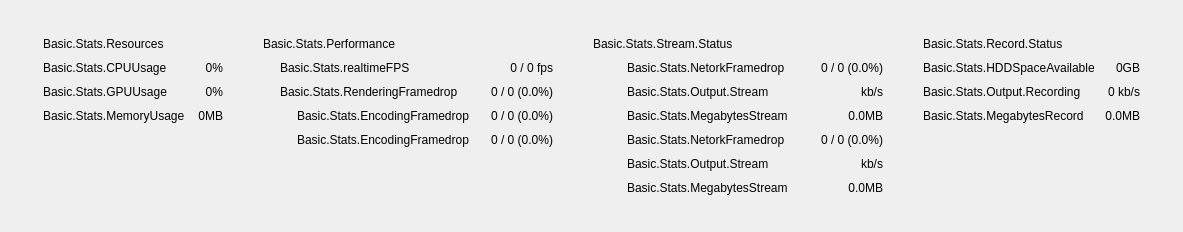
<?xml version="1.0" encoding="UTF-8"?>
<ui version="4.0">
 <class>PLSBasicStatusPanel</class>
 <widget class="QWidget" name="PLSBasicStatusPanel">
  <property name="geometry">
   <rect>
    <x>0</x>
    <y>0</y>
    <width>1183</width>
    <height>232</height>
   </rect>
  </property>
  <property name="sizePolicy">
   <sizepolicy hsizetype="Preferred" vsizetype="Preferred">
    <horstretch>0</horstretch>
    <verstretch>0</verstretch>
   </sizepolicy>
  </property>
  <property name="windowTitle">
   <string>Form</string>
  </property>
  <layout class="QVBoxLayout" name="verticalLayout">
   <property name="spacing">
    <number>0</number>
   </property>
   <property name="leftMargin">
    <number>0</number>
   </property>
   <property name="topMargin">
    <number>0</number>
   </property>
   <property name="rightMargin">
    <number>0</number>
   </property>
   <property name="bottomMargin">
    <number>0</number>
   </property>
   <item>
    <spacer name="verticalSpacer">
     <property name="orientation">
      <enum>Qt::Vertical</enum>
     </property>
     <property name="sizeHint" stdset="0">
      <size>
       <width>20</width>
       <height>0</height>
      </size>
     </property>
    </spacer>
   </item>
   <item>
    <layout class="QHBoxLayout" name="horizontalLayout_2">
     <property name="spacing">
      <number>0</number>
     </property>
     <item>
      <spacer name="horizontalSpacer">
       <property name="orientation">
        <enum>Qt::Horizontal</enum>
       </property>
       <property name="sizeHint" stdset="0">
        <size>
         <width>0</width>
         <height>20</height>
        </size>
       </property>
      </spacer>
     </item>
     <item>
      <widget class="QWidget" name="stateContainer" native="true">
       <layout class="QHBoxLayout" name="horizontalLayout">
        <property name="spacing">
         <number>40</number>
        </property>
        <property name="leftMargin">
         <number>30</number>
        </property>
        <property name="topMargin">
         <number>28</number>
        </property>
        <property name="rightMargin">
         <number>30</number>
        </property>
        <property name="bottomMargin">
         <number>28</number>
        </property>
        <item>
         <layout class="QVBoxLayout" name="verticalLayout_2">
          <property name="spacing">
           <number>0</number>
          </property>
          <item>
           <layout class="QGridLayout" name="gridLayout_5">
            <property name="spacing">
             <number>10</number>
            </property>
            <item row="1" column="1">
             <widget class="QLabel" name="cpuUsage">
              <property name="sizePolicy">
               <sizepolicy hsizetype="Expanding" vsizetype="Preferred">
                <horstretch>0</horstretch>
                <verstretch>0</verstretch>
               </sizepolicy>
              </property>
              <property name="text">
               <string>0%</string>
              </property>
              <property name="alignment">
               <set>Qt::AlignRight|Qt::AlignTrailing|Qt::AlignVCenter</set>
              </property>
             </widget>
            </item>
            <item row="3" column="1">
             <widget class="QLabel" name="memoryUsage">
              <property name="sizePolicy">
               <sizepolicy hsizetype="Preferred" vsizetype="Preferred">
                <horstretch>0</horstretch>
                <verstretch>0</verstretch>
               </sizepolicy>
              </property>
              <property name="text">
               <string>0MB</string>
              </property>
              <property name="alignment">
               <set>Qt::AlignRight|Qt::AlignTrailing|Qt::AlignVCenter</set>
              </property>
             </widget>
            </item>
            <item row="3" column="0">
             <widget class="QLabel" name="memoryUsageLabel">
              <property name="text">
               <string>Basic.Stats.MemoryUsage</string>
              </property>
             </widget>
            </item>
            <item row="2" column="0">
             <widget class="QLabel" name="gpuUsageLabel">
              <property name="text">
               <string>Basic.Stats.GPUUsage</string>
              </property>
             </widget>
            </item>
            <item row="1" column="0">
             <widget class="QLabel" name="cpuUsageLabel">
              <property name="text">
               <string>Basic.Stats.CPUUsage</string>
              </property>
             </widget>
            </item>
            <item row="2" column="1">
             <widget class="QLabel" name="gpuUsage">
              <property name="sizePolicy">
               <sizepolicy hsizetype="Preferred" vsizetype="Preferred">
                <horstretch>0</horstretch>
                <verstretch>0</verstretch>
               </sizepolicy>
              </property>
              <property name="text">
               <string>0%</string>
              </property>
              <property name="alignment">
               <set>Qt::AlignRight|Qt::AlignTrailing|Qt::AlignVCenter</set>
              </property>
             </widget>
            </item>
            <item row="0" column="0" colspan="2">
             <widget class="QLabel" name="resourcesHdr">
              <property name="styleSheet">
               <string notr="true">min-width: 180;</string>
              </property>
              <property name="text">
               <string>Basic.Stats.Resources</string>
              </property>
             </widget>
            </item>
           </layout>
          </item>
          <item>
           <spacer name="verticalSpacer_3">
            <property name="orientation">
             <enum>Qt::Vertical</enum>
            </property>
            <property name="sizeHint" stdset="0">
             <size>
              <width>0</width>
              <height>0</height>
             </size>
            </property>
           </spacer>
          </item>
         </layout>
        </item>
        <item>
         <layout class="QVBoxLayout" name="verticalLayout_3">
          <property name="spacing">
           <number>0</number>
          </property>
          <item>
           <layout class="QGridLayout" name="gridLayout_6">
            <property name="spacing">
             <number>10</number>
            </property>
            <item row="1" column="0">
             <widget class="QLabel" name="realtimeFramerateState"/>
            </item>
            <item row="3" column="2">
             <widget class="QLabel" name="encodingFramedrop">
              <property name="text">
               <string>0 / 0 (0.0%)</string>
              </property>
              <property name="alignment">
               <set>Qt::AlignRight|Qt::AlignTrailing|Qt::AlignVCenter</set>
              </property>
              <property name="active" stdset="0">
               <bool>false</bool>
              </property>
             </widget>
            </item>
            <item row="1" column="2">
             <widget class="QLabel" name="realtimeFramerate">
              <property name="sizePolicy">
               <sizepolicy hsizetype="Expanding" vsizetype="Preferred">
                <horstretch>0</horstretch>
                <verstretch>0</verstretch>
               </sizepolicy>
              </property>
              <property name="text">
               <string>0 / 0 fps</string>
              </property>
              <property name="alignment">
               <set>Qt::AlignRight|Qt::AlignTrailing|Qt::AlignVCenter</set>
              </property>
             </widget>
            </item>
            <item row="3" column="1">
             <layout class="QHBoxLayout" name="horizontalLayout_4">
              <item>
               <widget class="QLabel" name="encodingFramedropImage">
                <property name="active" stdset="0">
                 <bool>false</bool>
                </property>
               </widget>
              </item>
              <item>
               <widget class="QLabel" name="encodingFramedropLabel">
                <property name="sizePolicy">
                 <sizepolicy hsizetype="Preferred" vsizetype="Expanding">
                  <horstretch>0</horstretch>
                  <verstretch>0</verstretch>
                 </sizepolicy>
                </property>
                <property name="text">
                 <string>Basic.Stats.EncodingFramedrop</string>
                </property>
                <property name="active" stdset="0">
                 <bool>false</bool>
                </property>
               </widget>
              </item>
             </layout>
            </item>
            <item row="2" column="0">
             <widget class="QLabel" name="renderingFramedropState"/>
            </item>
            <item row="0" column="0" colspan="3">
             <widget class="QLabel" name="performanceHdr">
              <property name="sizePolicy">
               <sizepolicy hsizetype="Preferred" vsizetype="Expanding">
                <horstretch>0</horstretch>
                <verstretch>0</verstretch>
               </sizepolicy>
              </property>
              <property name="styleSheet">
               <string notr="true">min-width: 290;</string>
              </property>
              <property name="text">
               <string>Basic.Stats.Performance</string>
              </property>
              <property name="alignment">
               <set>Qt::AlignLeading|Qt::AlignLeft|Qt::AlignVCenter</set>
              </property>
             </widget>
            </item>
            <item row="3" column="0">
             <widget class="QLabel" name="encodingFramedropState">
              <property name="active" stdset="0">
               <bool>false</bool>
              </property>
             </widget>
            </item>
            <item row="1" column="1">
             <widget class="QLabel" name="realtimeFramerateLabel">
              <property name="sizePolicy">
               <sizepolicy hsizetype="Preferred" vsizetype="Expanding">
                <horstretch>0</horstretch>
                <verstretch>0</verstretch>
               </sizepolicy>
              </property>
              <property name="text">
               <string>Basic.Stats.realtimeFPS</string>
              </property>
             </widget>
            </item>
            <item row="2" column="1">
             <widget class="QLabel" name="renderingFramedropLabel">
              <property name="sizePolicy">
               <sizepolicy hsizetype="Preferred" vsizetype="Expanding">
                <horstretch>0</horstretch>
                <verstretch>0</verstretch>
               </sizepolicy>
              </property>
              <property name="text">
               <string>Basic.Stats.RenderingFramedrop</string>
              </property>
             </widget>
            </item>
            <item row="2" column="2">
             <widget class="QLabel" name="renderingFramedrop">
              <property name="text">
               <string>0 / 0 (0.0%)</string>
              </property>
              <property name="alignment">
               <set>Qt::AlignRight|Qt::AlignTrailing|Qt::AlignVCenter</set>
              </property>
             </widget>
            </item>
            <item row="4" column="0">
             <widget class="QLabel" name="encodingFramedropStateV">
              <property name="active" stdset="0">
               <bool>false</bool>
              </property>
             </widget>
            </item>
            <item row="4" column="1">
             <layout class="QHBoxLayout" name="horizontalLayout_5">
              <item>
               <widget class="QLabel" name="encodingFramedropImageV">
                <property name="active" stdset="0">
                 <bool>false</bool>
                </property>
               </widget>
              </item>
              <item>
               <widget class="QLabel" name="encodingFramedropLabelV">
                <property name="sizePolicy">
                 <sizepolicy hsizetype="Preferred" vsizetype="Expanding">
                  <horstretch>0</horstretch>
                  <verstretch>0</verstretch>
                 </sizepolicy>
                </property>
                <property name="text">
                 <string>Basic.Stats.EncodingFramedrop</string>
                </property>
                <property name="active" stdset="0">
                 <bool>false</bool>
                </property>
               </widget>
              </item>
             </layout>
            </item>
            <item row="4" column="2">
             <widget class="QLabel" name="encodingFramedropV">
              <property name="text">
               <string>0 / 0 (0.0%)</string>
              </property>
              <property name="alignment">
               <set>Qt::AlignRight|Qt::AlignTrailing|Qt::AlignVCenter</set>
              </property>
              <property name="active" stdset="0">
               <bool>false</bool>
              </property>
             </widget>
            </item>
           </layout>
          </item>
          <item>
           <spacer name="verticalSpacer_4">
            <property name="orientation">
             <enum>Qt::Vertical</enum>
            </property>
            <property name="sizeHint" stdset="0">
             <size>
              <width>0</width>
              <height>0</height>
             </size>
            </property>
           </spacer>
          </item>
         </layout>
        </item>
        <item>
         <layout class="QGridLayout" name="gridLayout_7">
          <property name="spacing">
           <number>10</number>
          </property>
          <item row="5" column="1">
           <widget class="QLabel" name="streamBitrateStateV">
            <property name="active" stdset="0">
             <bool>false</bool>
            </property>
           </widget>
          </item>
          <item row="0" column="0" colspan="4">
           <widget class="QLabel" name="streamHdr">
            <property name="sizePolicy">
             <sizepolicy hsizetype="Preferred" vsizetype="Expanding">
              <horstretch>0</horstretch>
              <verstretch>0</verstretch>
             </sizepolicy>
            </property>
            <property name="styleSheet">
             <string notr="true">min-width: 290;</string>
            </property>
            <property name="text">
             <string>Basic.Stats.Stream.Status</string>
            </property>
           </widget>
          </item>
          <item row="2" column="1">
           <widget class="QLabel" name="streamBitrateState">
            <property name="active" stdset="0">
             <bool>false</bool>
            </property>
           </widget>
          </item>
          <item row="1" column="0">
           <widget class="QLabel" name="networkStateImage">
            <property name="active" stdset="0">
             <bool>false</bool>
            </property>
           </widget>
          </item>
          <item row="1" column="2">
           <widget class="QLabel" name="networkFramedropLabel">
            <property name="sizePolicy">
             <sizepolicy hsizetype="Preferred" vsizetype="Expanding">
              <horstretch>0</horstretch>
              <verstretch>0</verstretch>
             </sizepolicy>
            </property>
            <property name="text">
             <string>Basic.Stats.NetorkFramedrop</string>
            </property>
            <property name="active" stdset="0">
             <bool>false</bool>
            </property>
           </widget>
          </item>
          <item row="1" column="3">
           <widget class="QLabel" name="networkFramedrop">
            <property name="sizePolicy">
             <sizepolicy hsizetype="Expanding" vsizetype="Preferred">
              <horstretch>0</horstretch>
              <verstretch>0</verstretch>
             </sizepolicy>
            </property>
            <property name="text">
             <string notr="true">0 / 0 (0.0%)</string>
            </property>
            <property name="alignment">
             <set>Qt::AlignRight|Qt::AlignTrailing|Qt::AlignVCenter</set>
            </property>
            <property name="active" stdset="0">
             <bool>false</bool>
            </property>
           </widget>
          </item>
          <item row="2" column="2">
           <widget class="QLabel" name="streamBitrateLabel">
            <property name="sizePolicy">
             <sizepolicy hsizetype="Preferred" vsizetype="Expanding">
              <horstretch>0</horstretch>
              <verstretch>0</verstretch>
             </sizepolicy>
            </property>
            <property name="text">
             <string>Basic.Stats.Output.Stream</string>
            </property>
            <property name="active" stdset="0">
             <bool>false</bool>
            </property>
           </widget>
          </item>
          <item row="3" column="2">
           <widget class="QLabel" name="StreamMegabytesLabel">
            <property name="sizePolicy">
             <sizepolicy hsizetype="Preferred" vsizetype="Expanding">
              <horstretch>0</horstretch>
              <verstretch>0</verstretch>
             </sizepolicy>
            </property>
            <property name="text">
             <string>Basic.Stats.MegabytesStream</string>
            </property>
            <property name="active" stdset="0">
             <bool>false</bool>
            </property>
           </widget>
          </item>
          <item row="4" column="2">
           <widget class="QLabel" name="networkFramedropLabelV">
            <property name="sizePolicy">
             <sizepolicy hsizetype="Preferred" vsizetype="Expanding">
              <horstretch>0</horstretch>
              <verstretch>0</verstretch>
             </sizepolicy>
            </property>
            <property name="text">
             <string>Basic.Stats.NetorkFramedrop</string>
            </property>
            <property name="active" stdset="0">
             <bool>false</bool>
            </property>
           </widget>
          </item>
          <item row="5" column="2">
           <widget class="QLabel" name="streamBitrateLabelV">
            <property name="sizePolicy">
             <sizepolicy hsizetype="Preferred" vsizetype="Expanding">
              <horstretch>0</horstretch>
              <verstretch>0</verstretch>
             </sizepolicy>
            </property>
            <property name="text">
             <string>Basic.Stats.Output.Stream</string>
            </property>
            <property name="active" stdset="0">
             <bool>false</bool>
            </property>
           </widget>
          </item>
          <item row="6" column="2">
           <widget class="QLabel" name="StreamMegabytesLabelV">
            <property name="sizePolicy">
             <sizepolicy hsizetype="Preferred" vsizetype="Expanding">
              <horstretch>0</horstretch>
              <verstretch>0</verstretch>
             </sizepolicy>
            </property>
            <property name="text">
             <string>Basic.Stats.MegabytesStream</string>
            </property>
            <property name="active" stdset="0">
             <bool>false</bool>
            </property>
           </widget>
          </item>
          <item row="2" column="3">
           <widget class="QLabel" name="streamBitrate">
            <property name="text">
             <string notr="true"> kb/s</string>
            </property>
            <property name="alignment">
             <set>Qt::AlignRight|Qt::AlignTrailing|Qt::AlignVCenter</set>
            </property>
            <property name="active" stdset="0">
             <bool>false</bool>
            </property>
           </widget>
          </item>
          <item row="3" column="3">
           <widget class="QLabel" name="streamMegabytes">
            <property name="text">
             <string notr="true">0.0MB</string>
            </property>
            <property name="alignment">
             <set>Qt::AlignRight|Qt::AlignTrailing|Qt::AlignVCenter</set>
            </property>
            <property name="active" stdset="0">
             <bool>false</bool>
            </property>
           </widget>
          </item>
          <item row="4" column="3">
           <widget class="QLabel" name="networkFramedropV">
            <property name="text">
             <string notr="true">0 / 0 (0.0%)</string>
            </property>
            <property name="alignment">
             <set>Qt::AlignRight|Qt::AlignTrailing|Qt::AlignVCenter</set>
            </property>
            <property name="active" stdset="0">
             <bool>false</bool>
            </property>
           </widget>
          </item>
          <item row="5" column="3">
           <widget class="QLabel" name="streamBitrateV">
            <property name="text">
             <string> kb/s</string>
            </property>
            <property name="alignment">
             <set>Qt::AlignRight|Qt::AlignTrailing|Qt::AlignVCenter</set>
            </property>
            <property name="active" stdset="0">
             <bool>false</bool>
            </property>
           </widget>
          </item>
          <item row="6" column="3">
           <widget class="QLabel" name="streamMegabytesV">
            <property name="text">
             <string notr="true">0.0MB</string>
            </property>
            <property name="alignment">
             <set>Qt::AlignRight|Qt::AlignTrailing|Qt::AlignVCenter</set>
            </property>
            <property name="active" stdset="0">
             <bool>false</bool>
            </property>
           </widget>
          </item>
          <item row="1" column="1">
           <widget class="QLabel" name="networkFramedropState">
            <property name="active" stdset="0">
             <bool>false</bool>
            </property>
           </widget>
          </item>
          <item row="4" column="1">
           <widget class="QLabel" name="networkFramedropStateV">
            <property name="active" stdset="0">
             <bool>false</bool>
            </property>
           </widget>
          </item>
          <item row="4" column="0">
           <widget class="QLabel" name="networkStateImageV">
            <property name="active" stdset="0">
             <bool>false</bool>
            </property>
           </widget>
          </item>
         </layout>
        </item>
        <item>
         <layout class="QVBoxLayout" name="verticalLayout_4">
          <property name="spacing">
           <number>0</number>
          </property>
          <item>
           <layout class="QGridLayout" name="gridLayout_8">
            <property name="spacing">
             <number>10</number>
            </property>
            <item row="0" column="0" colspan="2">
             <widget class="QLabel" name="recordHdr">
              <property name="styleSheet">
               <string notr="true">min-width: 210;</string>
              </property>
              <property name="text">
               <string>Basic.Stats.Record.Status</string>
              </property>
             </widget>
            </item>
            <item row="1" column="0">
             <widget class="QLabel" name="diskAvailableLabel">
              <property name="text">
               <string>Basic.Stats.HDDSpaceAvailable</string>
              </property>
             </widget>
            </item>
            <item row="1" column="1">
             <widget class="QLabel" name="diskAvailable">
              <property name="sizePolicy">
               <sizepolicy hsizetype="Expanding" vsizetype="Preferred">
                <horstretch>0</horstretch>
                <verstretch>0</verstretch>
               </sizepolicy>
              </property>
              <property name="text">
               <string>0GB</string>
              </property>
              <property name="alignment">
               <set>Qt::AlignRight|Qt::AlignTrailing|Qt::AlignVCenter</set>
              </property>
             </widget>
            </item>
            <item row="2" column="0">
             <widget class="QLabel" name="recordingBitrateLabel">
              <property name="text">
               <string>Basic.Stats.Output.Recording</string>
              </property>
              <property name="active" stdset="0">
               <bool>false</bool>
              </property>
             </widget>
            </item>
            <item row="2" column="1">
             <widget class="QLabel" name="recordingBitrate">
              <property name="text">
               <string>0 kb/s</string>
              </property>
              <property name="alignment">
               <set>Qt::AlignRight|Qt::AlignTrailing|Qt::AlignVCenter</set>
              </property>
              <property name="active" stdset="0">
               <bool>false</bool>
              </property>
             </widget>
            </item>
            <item row="3" column="0">
             <widget class="QLabel" name="recordedMegabytesLabel">
              <property name="text">
               <string>Basic.Stats.MegabytesRecord</string>
              </property>
              <property name="active" stdset="0">
               <bool>false</bool>
              </property>
             </widget>
            </item>
            <item row="3" column="1">
             <widget class="QLabel" name="recordedMegabytes">
              <property name="text">
               <string>0.0MB</string>
              </property>
              <property name="alignment">
               <set>Qt::AlignRight|Qt::AlignTrailing|Qt::AlignVCenter</set>
              </property>
              <property name="active" stdset="0">
               <bool>false</bool>
              </property>
             </widget>
            </item>
           </layout>
          </item>
          <item>
           <spacer name="verticalSpacer_5">
            <property name="orientation">
             <enum>Qt::Vertical</enum>
            </property>
            <property name="sizeHint" stdset="0">
             <size>
              <width>0</width>
              <height>0</height>
             </size>
            </property>
           </spacer>
          </item>
         </layout>
        </item>
       </layout>
      </widget>
     </item>
     <item>
      <spacer name="horizontalSpacer_2">
       <property name="orientation">
        <enum>Qt::Horizontal</enum>
       </property>
       <property name="sizeHint" stdset="0">
        <size>
         <width>0</width>
         <height>20</height>
        </size>
       </property>
      </spacer>
     </item>
    </layout>
   </item>
   <item>
    <spacer name="verticalSpacer_2">
     <property name="orientation">
      <enum>Qt::Vertical</enum>
     </property>
     <property name="sizeHint" stdset="0">
      <size>
       <width>20</width>
       <height>0</height>
      </size>
     </property>
    </spacer>
   </item>
  </layout>
 </widget>
 <resources/>
 <connections/>
</ui>
